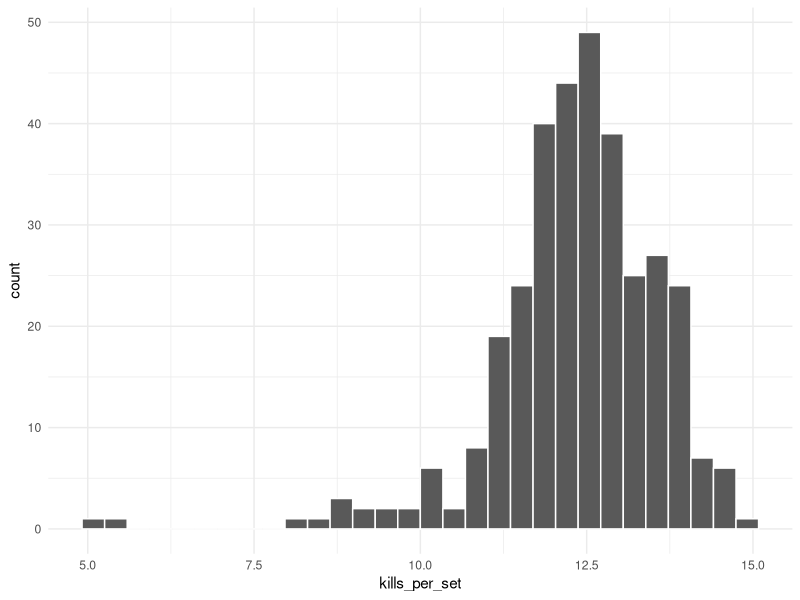
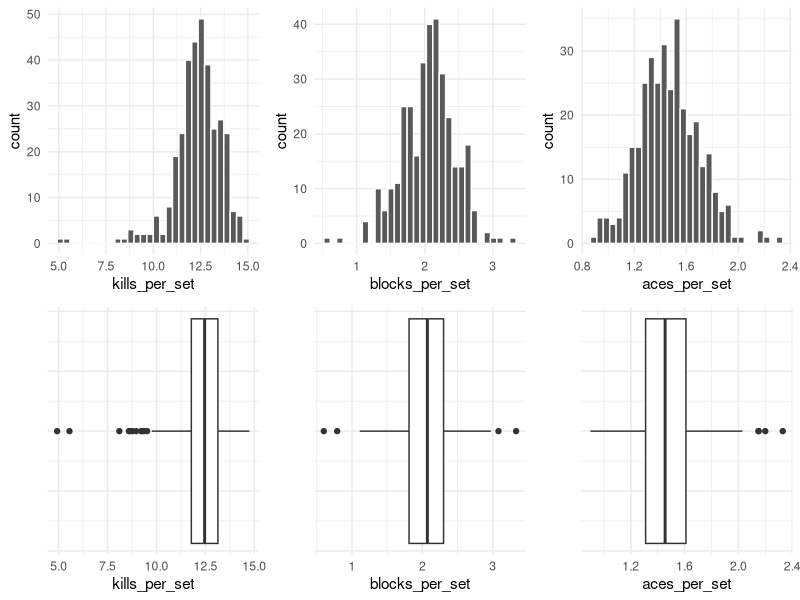
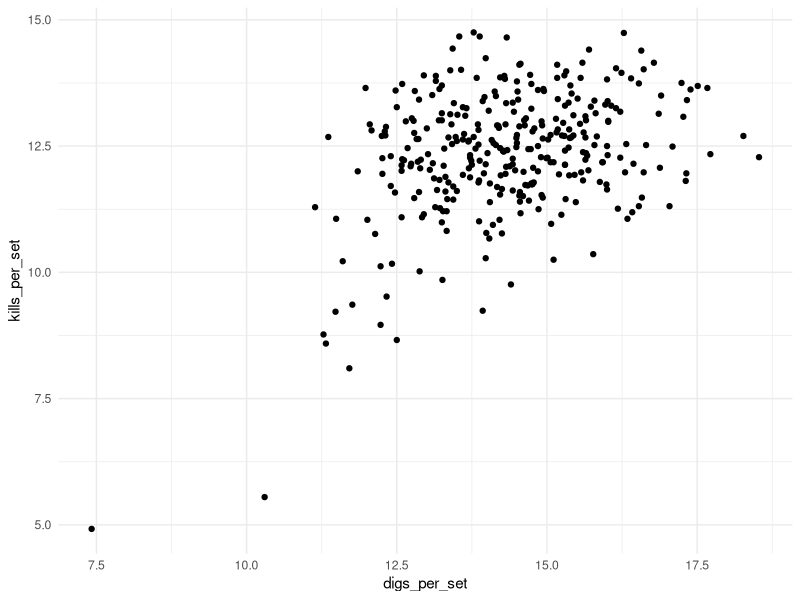
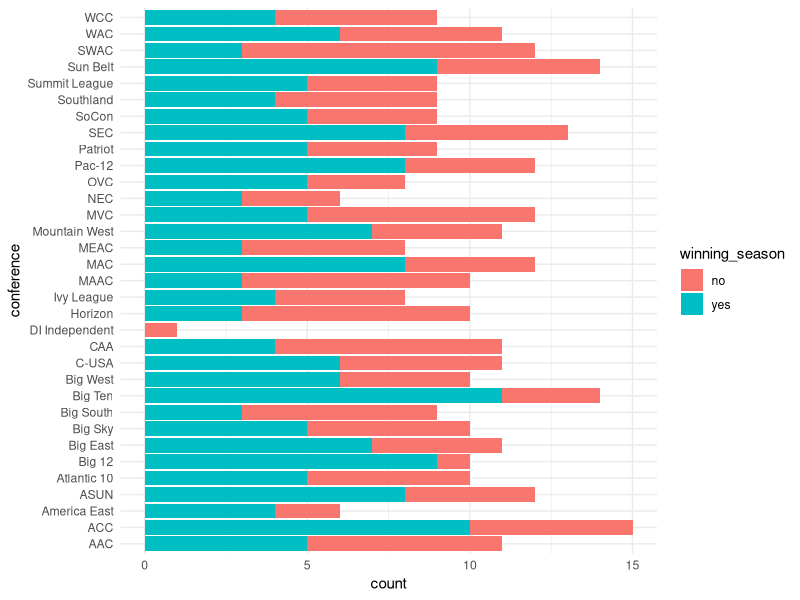
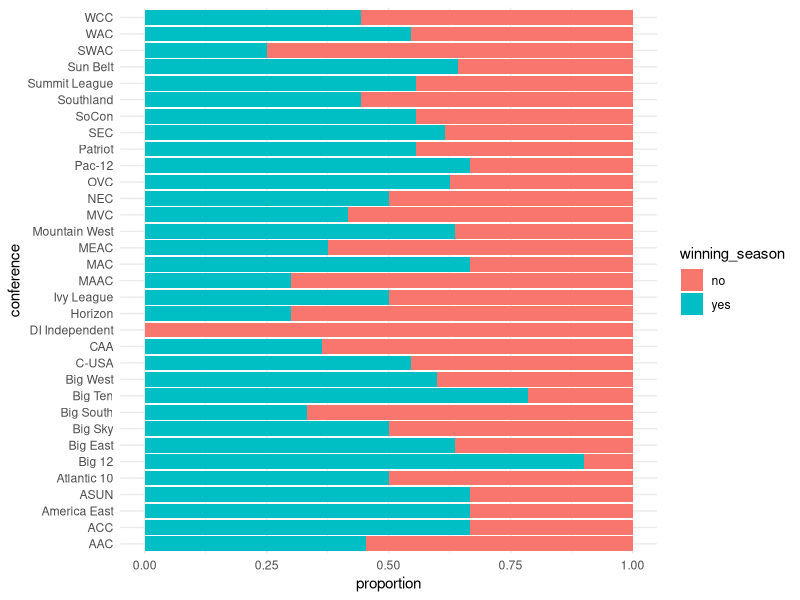
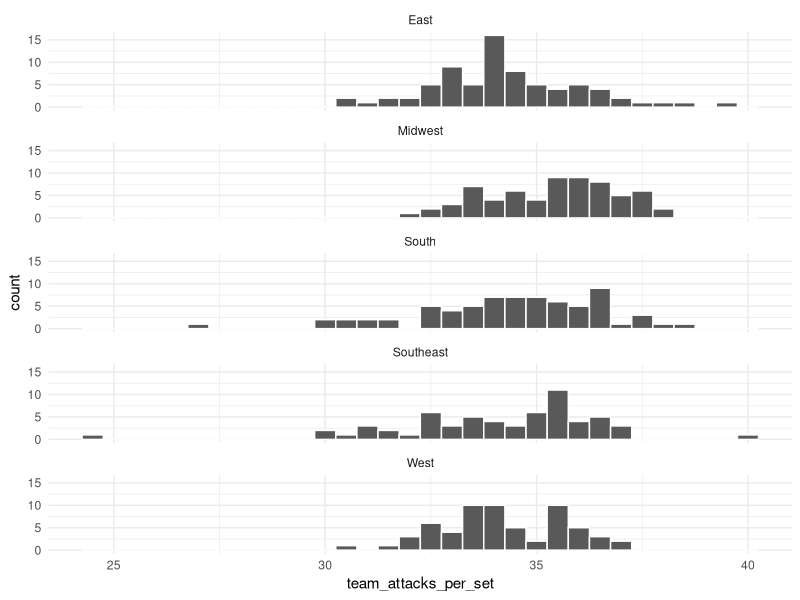
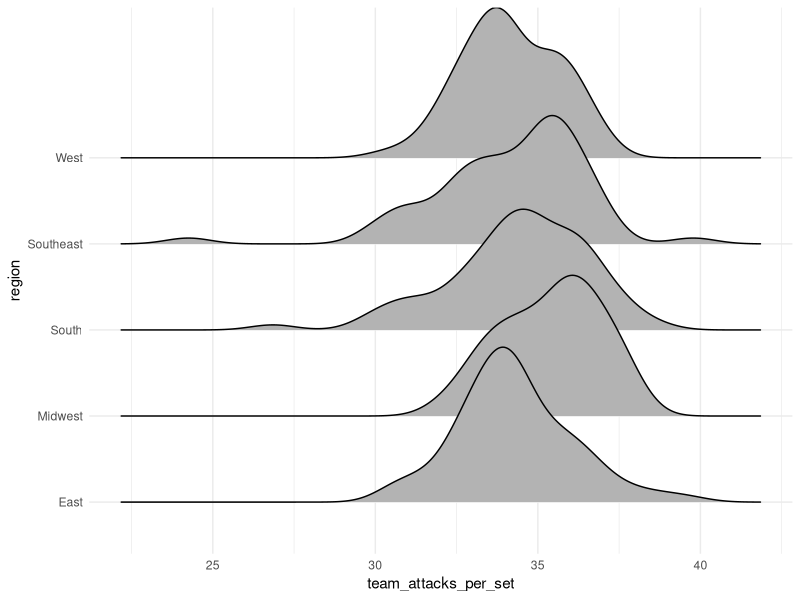
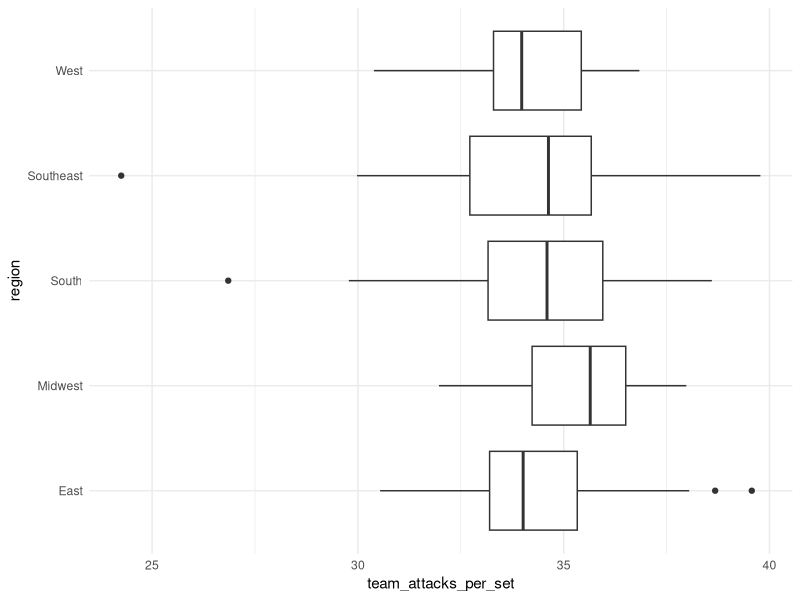

These figures' R source, in order:
## ---- chunk 1
library(tidyverse) #loads package
library(ggridges)

volleyball <- read_csv("volleyball_ncaa_div1_2022_23_clean.csv") #loads data
## ---- chunk 2
theme_set(theme_minimal())
## ---- chunk 3
glimpse(volleyball)
## ---- chunk 4
ggplot(volleyball, aes(x = kills_per_set)) + 
  geom_histogram(color = "white")
## ---- chunk 5
library(cowplot)
ggplot(volleyball, aes(x = kills_per_set)) +
  geom_histogram(color = "white") -> h1

ggplot(volleyball, aes(x = blocks_per_set)) +
  geom_histogram(color = "white") -> h2

ggplot(volleyball, aes(x = aces_per_set)) +
  geom_histogram(color = "white") -> h3

ggplot(volleyball, aes(x = kills_per_set)) +
  geom_boxplot() +
  theme(axis.text.y = element_blank()) -> b1

ggplot(volleyball, aes(x = blocks_per_set)) +
  geom_boxplot() +
  theme(axis.text.y = element_blank()) -> b2

ggplot(volleyball, aes(x = aces_per_set)) +
  geom_boxplot() +
  theme(axis.text.y = element_blank()) -> b3

plot_grid(h1, h2, h3, b1, b2, b3, align = 'v', axis = 'l')
## ---- chunk 6
ggplot(volleyball, aes(x = digs_per_set, y = kills_per_set)) +
  geom_point()
## ---- chunk 7
volleyball %>% 
  filter(!is.na(conference)) -> volleyball
## ---- chunk 8
ggplot(volleyball, aes(y = conference, fill = winning_season)) +
  geom_bar()
## ---- chunk 9
ggplot(volleyball, aes(y = conference, fill = winning_season)) +
  geom_bar(position = "fill") +
  labs(x = "proportion")
## ---- chunk 10
ggplot(volleyball, aes(x = team_attacks_per_set)) +
  geom_histogram(color = "white", binwidth = 0.5) + 
  facet_wrap(~ region, ncol = 1)
## ---- chunk 11
ggplot(volleyball, aes(x = team_attacks_per_set, y = region)) +
   geom_density_ridges()
## ---- chunk 12
ggplot(volleyball, aes(x = team_attacks_per_set, y = region)) +
   geom_boxplot()
## ---- chunk 13
ggplot(volleyball, aes(x = hitting_pctg, y = opp_hitting_pctg,
                        color = win_pctg)) +
  geom_point() +
  scale_color_gradient(trans = "reverse")
## ---- chunk 14
ggplot(volleyball, aes(x = hitting_pctg, y = opp_hitting_pctg,
                        color = win_pctg, size = win_pctg)) +
  geom_point() +
  scale_color_gradient(trans = "reverse")
